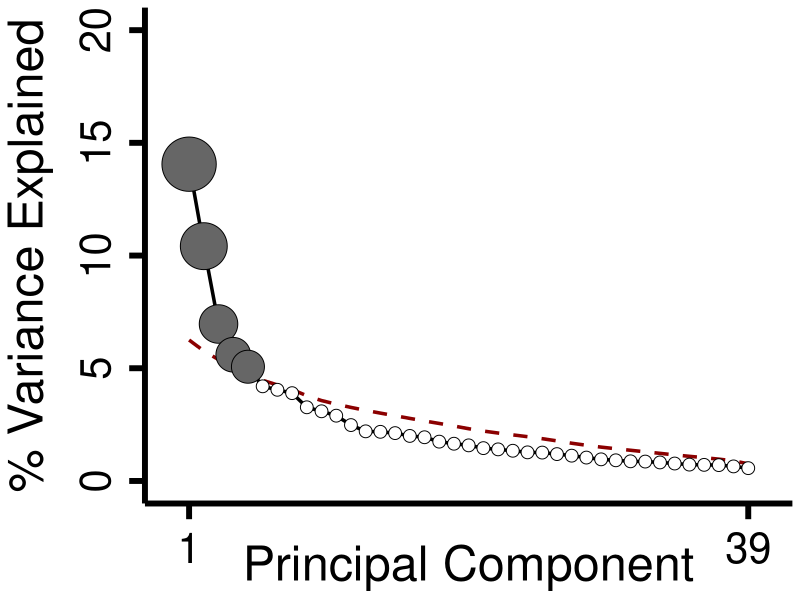

R code for this plot:

install.packages('gplots')

library(ggplot2)
library(Hmisc)
library(gplots)
library(plyr)
library(scales)

# set working directory
setwd("~/Dropbox/DP5_N-Bridge/Figure_Calculations/GSR/N40_Neural_PCA_mVWMWB1d")


# ---------------------------------------------------------------------------------------->
### Neural pGBC PCA Screeplots + Var plots
# ---------------------------------------------------------------------------------------->

# read in dataframes: 1. explained variance 2. pcrit

DIFFpgbc = data.frame(cbind(read.table("ket-pla_pca_explainedvar.dat", header=FALSE)),read.table("ket-pla_pca_explainedvar_5kshuffle_pcrit95.dat", header=FALSE))

# insert column of PC 1-39 at begining of dataframe


DIFFpgbc["PC"] <- 1:nrow(DIFFpgbc) 
DIFFpgbc <- DIFFpgbc[c('PC', 'V1', 'V1.1')]

# rename columns
names(DIFFpgbc) <- c("PC", "% Variance","Pcrit")

# define theme
theme1<- theme(panel.border = element_rect(size = 2, colour = 'NA', fill='NA'), 
               axis.line = element_line(colour = "black", size = 2),
               axis.text.x = element_text(size = 25, color="black"), 
               axis.title.x = element_text(size = 30,margin=margin(15,0,0,0)),
               axis.text.y = element_text(size = 25, color="black",angle=90,hjust=0.5,margin=margin(0,10,0,0)), 
               axis.title.y = element_text(size = 30,margin=margin(0,15,0,0)),
               panel.grid.major = element_blank(), 
               panel.grid.minor = element_blank(), 
               plot.background = element_rect(fill = "transparent", colour = NA),
               panel.background = element_rect(fill = "white", colour = NA),
               #legend.title=element_blank(),
               #legend.text=element_text(size=20),
               #legend.key = element_blank(),
               #legend.background = element_rect(fill = "white", colour = "white"),
               #legend.box.background = element_rect(fill = "white", colour = "white"),
               legend.position="none",
               axis.ticks = element_line(colour = "black", size=2),
               axis.ticks.length = unit(.4, "cm"))


# -------------------->
# DELTA
# -------------------->


# difference scree plot
# ***N.B. need to choose those % variance values that are bigger than pcrit***

pdf("Difference_Neural_PCA_screeplot_15_mainfigure.pdf", width=10,height=7)
ggplot(data=DIFFpgbc[1:39,], aes(x=PC, y=`% Variance`)) +
  geom_line(aes(x=PC,y=Pcrit), lty=2, col="dark red",lwd=1.2) +
  geom_line(lwd=1.2)+
  geom_point(data=DIFFpgbc[1:5,],col="black",pch=21,bg="#666666",aes(size=`% Variance`)) + # choose those % variance values that are bigger than pcrit
  scale_size_area(name=DIFFpgbc$`% Variance`, max_size=18) +
  geom_point(size=4,data=DIFFpgbc[6:39,],col="black",pch=21,bg="white") +
  ylab('% Variance Explained') +
  xlab('Principal Component') +
  scale_x_continuous(limits=c(0,40), labels=c(1,39),breaks=seq(1,39,38)) + # breaks=seq(1,39,38) is tick mark showing every 38 spots starting at 1 ending at 39, 
  scale_y_continuous(limits=c(0,20), labels=c(0,5,10,15,20)) +
  #scale_y_continuous(expand = c(0.001, 0),limits=c(0,22),labels=c(0,5,10,15,20), breaks=c(0,5,10,15,20)) +
  #geom_text(data = label.df, label = "***", cex=9, nudge_y=0.01) +
  theme1 + 
  theme(panel.background = element_rect(fill = "transparent", colour = NA),
        axis.title.y = element_text(size = 35),
        axis.text.y = element_text(size = 30),
        axis.title.x = element_text(size = 35,margin=margin(-20,-30,0,0)),
        axis.text.x = element_text(size = 30, margin=margin(10,0,0,0)))
dev.off()
